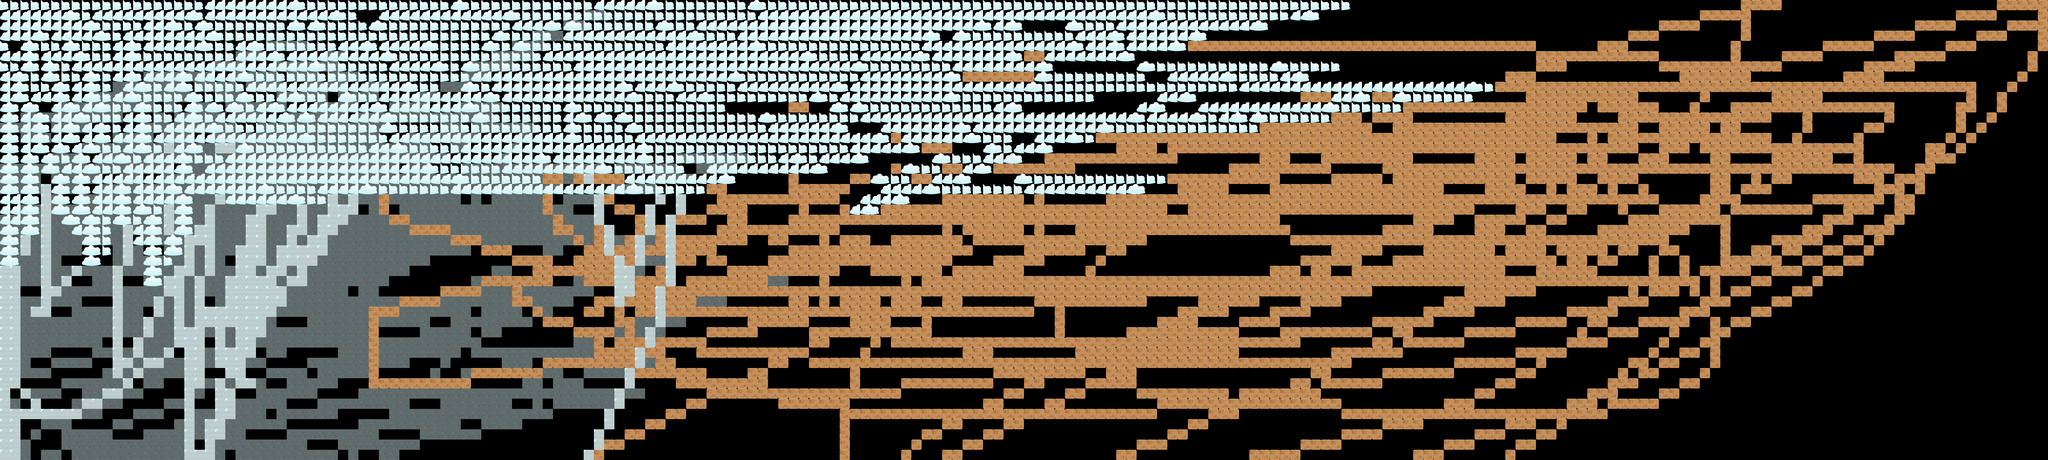

A level layout from a 2D game, rendered from its tile map. Below: a short description, then the map file with tile-grid data replaced by summaries:
An orthogonal 200x45 tile map with 70x70 px tiles, 2 tile layers (Tile Layer 2, Tile Layer 1), 3 tilesets and 1 object.

<map version="1.0" tiledversion="1.0.3" orientation="orthogonal" renderorder="right-down" width="200" height="45" tilewidth="70" tileheight="70" nextobjectid="4">
 <tileset firstgid="1" source="tiles.tsx" />
 <tileset firstgid="145" source="DarkTiles.tsx" />
 <tileset firstgid="289" source="Additional.tsx" />
 <layer name="Tile Layer 2" width="200" height="45">
  <data>[9000 cells, 1650 non-empty, 1 distinct tile ids]</data>
 </layer>
 <layer name="Tile Layer 1" width="200" height="45">
  <data>[9000 cells, 4893 non-empty, 4 distinct tile ids]</data>
 </layer>
 <objectgroup name="Object Layer 1">
  <object id="1" x="116" y="2168">
   <polyline points="0,0 1392,-1220 1240,-1592 -8,-464" />
  </object>
 </objectgroup>
</map>
